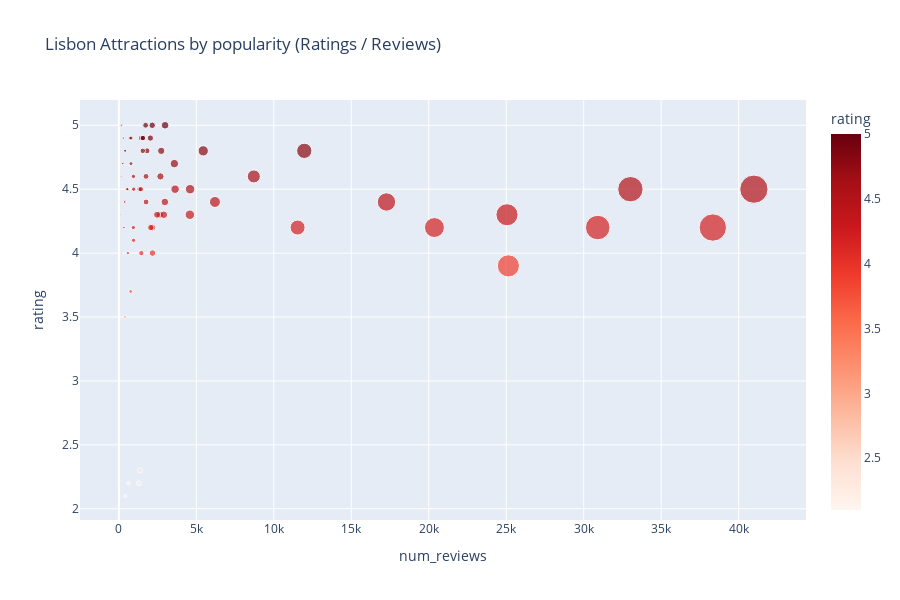

Here is the notebook cell this chart was saved with:
### Code cell
from utils import lux_a
import plotly.express as px
import pandas as pd

df_lux_a = lux_a()

# Making sure only Lisbon Attractions are present
df_lux_a = df_lux_a[df_lux_a["city"] == "Lisbon"].reset_index(drop=True)

# Sort attractions by rating
df_sorted = df_lux_a.sort_values("rating", ascending=False)



fig = px.scatter(
    df_a,
    x="num_reviews",
    y="rating",
    size="num_reviews",
    hover_name="name",
    color="rating",
    color_continuous_scale="Reds",
    title="Lisbon Attractions by popularity (Ratings / Reviews)"
)

fig.update_layout(height=600)
fig.show()

### Figure 1 — Plotly figure (JSON) as saved in the notebook; plotly's stock layout.template omitted (floating-point values rounded to 4 significant figures)
{"data": [{"hovertemplate": "<b>%{hovertext}</b><br><br>num_reviews=%{marker.size}<br>rating=%{marker.color}<extra></extra>", "hovertext": ["Castelo De Sao Jorge", "Parque Das Nacoes", "Lisbon Cathedral", "Praca do Comercio (Terreiro do Paco)", "Quake - Museu do Terramoto de Lisboa", "Lisbon Falls", "Mosteiro dos Jeronimos", "Lisboa Story Centre", "Oceanario de Lisboa", "Arco do Triunfo", "Marques Do Pombal", "Padrao dos Descobrimentos", "Pavilhao do Conhecimento", "Tram 28", "Bikes & Company", "Miradouro Da Senhora Do Monte", "Convento do Carmo", "National Tile Museum", "Calouste Gulbenkian Museum", "Museu Nacional De Arte Antiga", "Museu Arqueologico do Carmo", "Royal Treasure Museum", "National Museum of Natural History and Science", "Museu Medeiros E Almeida", "Praca Dom Pedro IV", "We Hate Tourism Tours", "Inside Lisbon Tours", "Torre de Belem", "Lisbon by Boat", "Discover Lisbon", "Eco Tuk Tuk Lisbon", "City Sightseeing Lisbon", "Lisbon Hop-on Hop-off Sightseeing Tours", "Carris - Eletricos de Lisboa", "My Lisbon Tours", "Lisbon with Pats", "Sintra Tourist Bus 434", "LX Factory", "Lisbon by Segway", "A Ginjinha", "Time Out Market Lisboa", "Miradouro da Graca (Sophia de Mello Breyner Andresen)", "Lisbon Airport travel", "Lisbon4Smile Tourist Guides -Tours", "Monument to the Restorers", "Praca Dos Restauradores", "ColourTrip Lisbon", "Nosso Tejo", "Tuk-Tuk Fun Tours", "Rua dos Correeiros Archaeological Nucleus", "Halcyon I - Historical Lisbon Boat Tours", "Ulysses S. Grant National Historical Site", "EcoMassage Lisbon", "Around Lisbon", "Lisbon Bike Tour", "Miradouro Sao Pedro de Alcantara", "Culinary Backstreets Lisbon", "Lisbon's Tiles", "Feira Da Ladra (campo De Santa Clara)", "Jardim Da Estrela Park", "Parque Eduardo VII", "Park", "Avenida da Liberdade", "Park and National Palace of Pena", "Miradouro de Santa Luzia", "Cycling Lisbon", "Miradouro Das Portas Do Sol", "Lisbon Walker", "Fjellstua Viewpoint", "Stegastein Viewpoint"], "legendgroup": "", "marker": {"color": [4.2, 4.3, 4.0, 4.4, 4.6, 4.2, 4.5, 4.2, 4.5, 4.4, 4.1, 4.2, 4.5, 3.9, 4.9, 4.7, 4.3, 4.5, 4.6, 4.5, 4.4, 4.7, 3.5, 4.7, 4.2, 4.8, 4.8, 4.2, 4.9, 4.8, 5.0, 2.3, 2.2, 4.3, 4.9, 5.0, 2.2, 4.3, 4.9, 4.5, 4.3, 4.6, 2.1, 5.0, 4.0, 4.0, 5.0, 4.8, 4.8, 4.6, 4.9, 4.5, 4.9, 4.8, 4.9, 4.5, 5.0, 5.0, 3.7, 4.4, 4.2, 4.0, 4.3, 4.2, 4.4, 5.0, 4.5, 4.8, 4.6, 4.7], "coloraxis": "coloraxis", "size": [30905, 4582, 2167, 17271, 939, 323, 33014, 932, 40983, 6202, 945, 11535, 958, 25138, 1422, 3583, 120, 4597, 8709, 1329, 2968, 251, 398, 252, 2167, 1817, 11966, 38333, 2033, 5445, 2152, 1355, 1288, 2654, 716, 167, 625, 2902, 1538, 1421, 25050, 2682, 405, 63, 153, 581, 2983, 2734, 382, 150, 281, 574, 1553, 1546, 785, 3629, 1727, 28, 760, 374, 2062, 1450, 2464, 20366, 1755, 165, 535, 409, 1753, 782], "sizemode": "area", "sizeref": 102.5, "symbol": "circle"}, "mode": "markers", "name": "", "orientation": "v", "showlegend": false, "type": "scatter", "x": [30905, 4582, 2167, 17271, 939, 323, 33014, 932, 40983, 6202, 945, 11535, 958, 25138, 1422, 3583, 120, 4597, 8709, 1329, 2968, 251, 398, 252, 2167, 1817, 11966, 38333, 2033, 5445, 2152, 1355, 1288, 2654, 716, 167, 625, 2902, 1538, 1421, 25050, 2682, 405, 63, 153, 581, 2983, 2734, 382, 150, 281, 574, 1553, 1546, 785, 3629, 1727, 28, 760, 374, 2062, 1450, 2464, 20366, 1755, 165, 535, 409, 1753, 782], "xaxis": "x", "y": [4.2, 4.3, 4.0, 4.4, 4.6, 4.2, 4.5, 4.2, 4.5, 4.4, 4.1, 4.2, 4.5, 3.9, 4.9, 4.7, 4.3, 4.5, 4.6, 4.5, 4.4, 4.7, 3.5, 4.7, 4.2, 4.8, 4.8, 4.2, 4.9, 4.8, 5.0, 2.3, 2.2, 4.3, 4.9, 5.0, 2.2, 4.3, 4.9, 4.5, 4.3, 4.6, 2.1, 5.0, 4.0, 4.0, 5.0, 4.8, 4.8, 4.6, 4.9, 4.5, 4.9, 4.8, 4.9, 4.5, 5.0, 5.0, 3.7, 4.4, 4.2, 4.0, 4.3, 4.2, 4.4, 5.0, 4.5, 4.8, 4.6, 4.7], "yaxis": "y"}], "layout": {"coloraxis": {"colorbar": {"title": {"text": "rating"}}, "colorscale": [[0, "rgb(255,245,240)"], [0.125, "rgb(254,224,210)"], [0.25, "rgb(252,187,161)"], [0.375, "rgb(252,146,114)"], [0.5, "rgb(251,106,74)"], [0.625, "rgb(239,59,44)"], [0.75, "rgb(203,24,29)"], [0.875, "rgb(165,15,21)"], [1, "rgb(103,0,13)"]]}, "height": 600, "legend": {"itemsizing": "constant", "tracegroupgap": 0}, "title": {"text": "Lisbon Attractions by popularity (Ratings / Reviews)"}, "xaxis": {"anchor": "y", "domain": [0, 1], "title": {"text": "num_reviews"}}, "yaxis": {"anchor": "x", "domain": [0, 1], "title": {"text": "rating"}}}}
